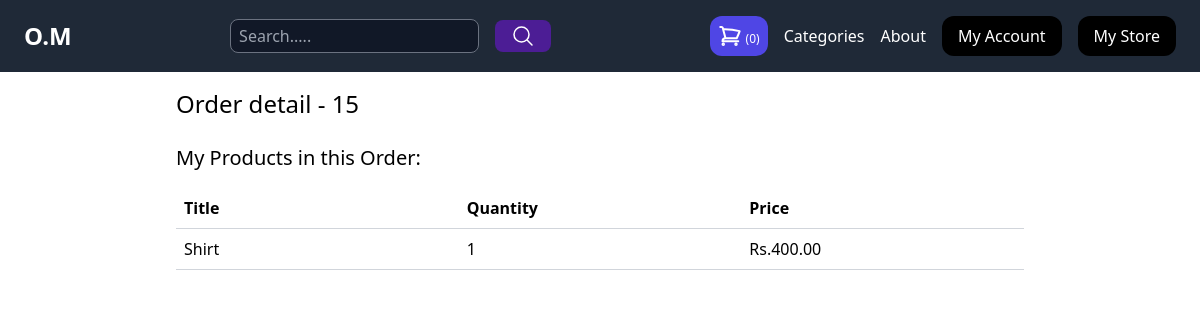
Page /my-store/order-detail/15/ (signed in) on the committed database.
### store/models.py (models this page shows, shortened)
class Order(models.Model):
    METHOD = (
    ("Cash On Delivery", "Cash On Delivery"),
    ("Esewa", "Esewa"),
)
    first_name = models.CharField(max_length=255)
    last_name = models.CharField(max_length=255)
    address = models.CharField(max_length=255)
    zipcode = models.CharField(max_length=255)
    email = models.EmailField()
    phone = models.CharField(max_length=10)
    paid_amount = models.DecimalField(max_digits=10, decimal_places=2, blank=True, null=True)
    payment_method = models.CharField(max_length=20, choices=METHOD, default="Cash On Delivery")
    is_paid = models.BooleanField(default=False)
    transaction_uuid = models.UUIDField(default=uuid.uuid4, editable=False, unique=True)
    created_by = models.ForeignKey(User, related_name='orders', on_delete=models.SET_NULL, null=True)
    created_at = models.DateTimeField(auto_now_add=True)

class OrderItem(models.Model):
    order = models.ForeignKey(Order, related_name='items', on_delete=models.CASCADE)
    product = models.ForeignKey(Product, related_name='items', on_delete=models.CASCADE)
    quantity = models.IntegerField(default=1)
    price = models.DecimalField(max_digits=10, decimal_places=2)

class Product(models.Model):
    category = models.ForeignKey(Category, related_name='products', on_delete=models.CASCADE)
    user = models.ForeignKey(User, related_name='products', on_delete=models.CASCADE)
    title = models.CharField(max_length=50)
    slug = models.SlugField(max_length=50)
    description = models.TextField(blank=True)
    price = models.DecimalField(max_digits=10, decimal_places=2)
    image = models.ImageField(upload_to='uploads/product_images/', blank=True, null=True)
    thumbnail = models.ImageField(upload_to='uploads/product_images/thumbnail/', blank=True, null=True)
    created_at = models.DateTimeField(auto_now_add=True)
    updated_at = models.DateTimeField(auto_now=True)
    stock = models.PositiveIntegerField(default=0)
    class Meta:
        ordering = ('-created_at',)

### userprofile/views.py (the view)
# urls.py: path('my-store/order-detail/<int:pk>/', views.store_order_detail, name='store_order_detail'),
@login_required
def store_order_detail(request, pk):
    order = get_object_or_404(Order, pk=pk)
    return render(request,'userprofile/store_order_detail.html',{
        'order': order,
    })

### store/cart.py (called while the page is built)
    def __len__(self):
        return sum(item['quantity'] for item in self.cart.values())

### store/context_processors.py (called while the page is built)
def cart(request):
    return {'cart': Cart(request)}

### userprofile/templates/userprofile/store_order_detail.html (shortened to what this page needs)
{% extends 'main/base.html' %}
{% block content %}
    <h1 class="text-2xl">Order detail - {{ order.id }}</h1>
    <h2 class="text-xl mt-6">My Products in this Order:</h2>
    <div class="flex flex-wrap border-b border-gray-300 pb-2 mt-6">
        <div class="w-1/3 px-2">
            <strong>Title</strong>
        </div>
        <div class="w-1/3 px-2">
            <strong>Quantity</strong>
        </div>
        <div class="w-1/3 px-2">
            <strong>Price</strong>
        </div>
    </div>
    {% for item in order.items.all %}
        {% if item.product.user == request.user %}
            <div class="flex flex-wrap border-b border-gray-300 py-2">
                <div class="w-1/3 px-2">
                    {{ item.product.title }}
                </div>
                <div class="w-1/3 px-2">
                    {{ item.quantity }}
                </div>
                <div class="w-1/3 px-2">
                    Rs.{{ item.price }}
                </div>
            </div>
        {% endif %}
    {% endfor %}
{% endblock %}

### rows in the picture
Order: id "15"
OrderItem: product "Shirt", quantity "1", price "400.00"

### other values in the picture
{{ cart|length }} "0"
